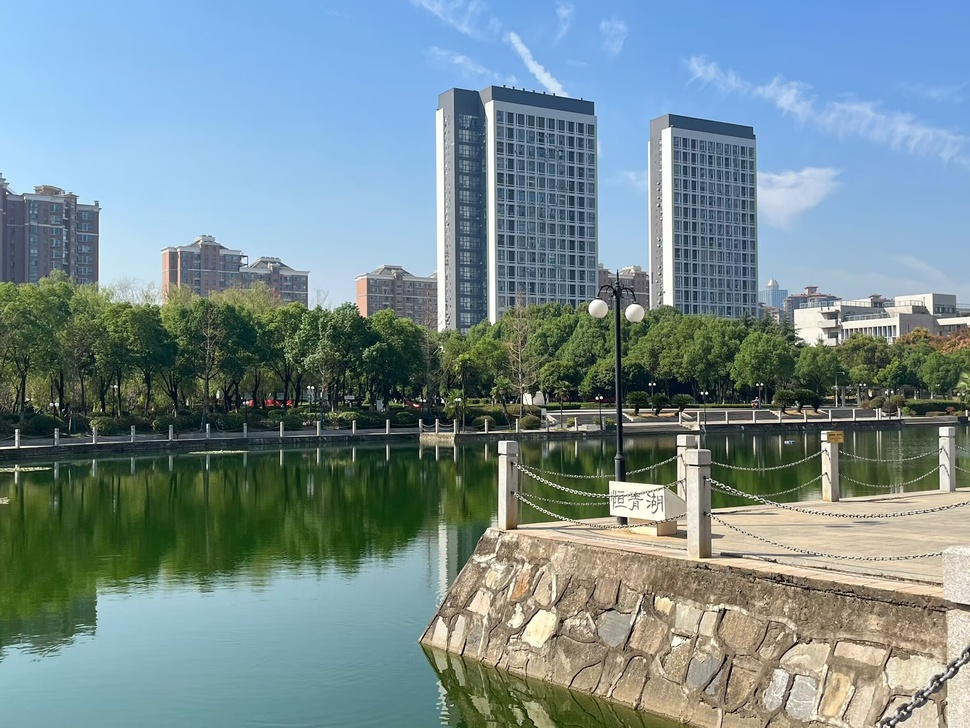
#> input picture 2.jpg, 970 x 728 px, shrunk from 2362 x 1772 before the run
$ python HSIORRGB.py
#> lines starting #> are read from the running program, lines starting #| are printed output that depends on the picture
import cv2
import numpy as np
import matplotlib.pyplot as plt

# 读取彩色图片
image = cv2.imread('2.jpg')
#> image is the input picture: shape (728, 970, 3); mean B, G, R 143.4, 140, 118.7

# 计算HSI分量
def rgb_to_hsi(rgb):
    r, g, b = rgb[:, :, 0] / 255.0, rgb[:, :, 1] / 255.0, rgb[:, :, 2] / 255.0
    num = 0.5 * ((r - g) + (r - b))
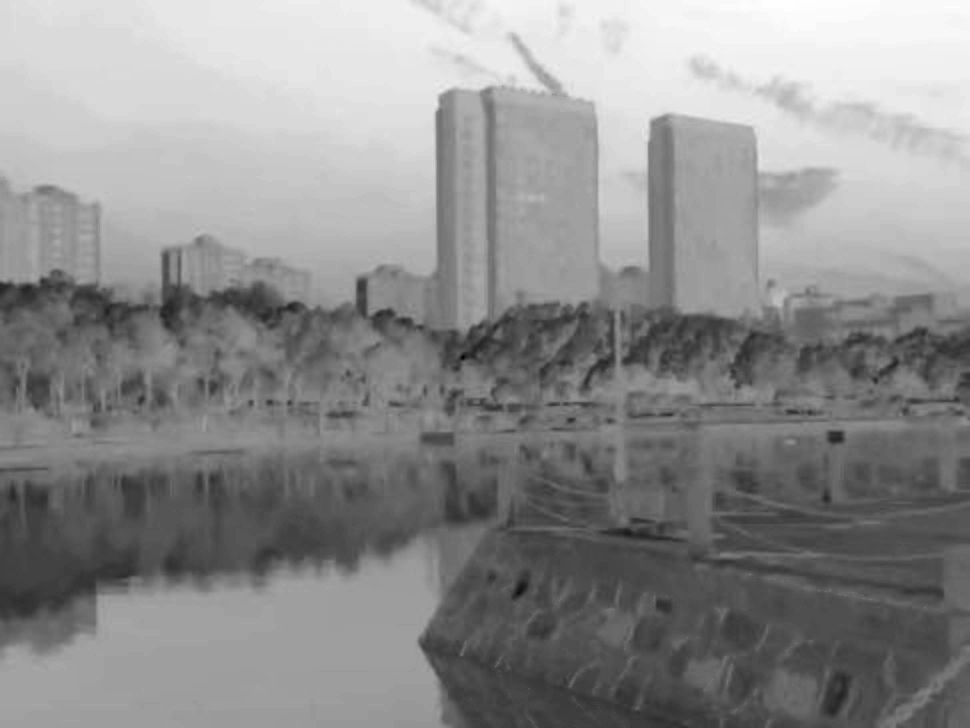
#> num: shape (728, 970) float64; min -0.371, max 0.4, mean 0.0552; drawn with min black and max white
    den = np.sqrt((r - g) ** 2 + (r - b) * (g - b))
    theta = np.arccos(np.clip(num / (den + 1e-10), -1, 1))
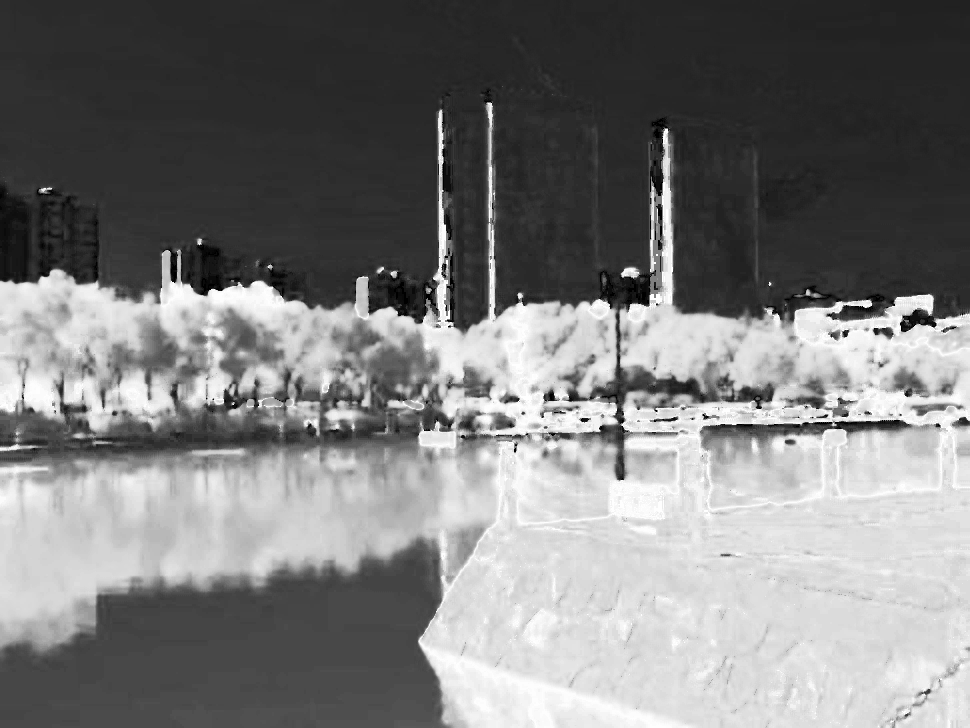
#> theta: shape (728, 970) float64; min 6.52e-05, max 3.14, mean 1.53; drawn with min black and max white

    h = np.zeros(r.shape)
    h[b <= g] = theta[b <= g]
    h[b > g] = 2 * np.pi - theta[b > g]
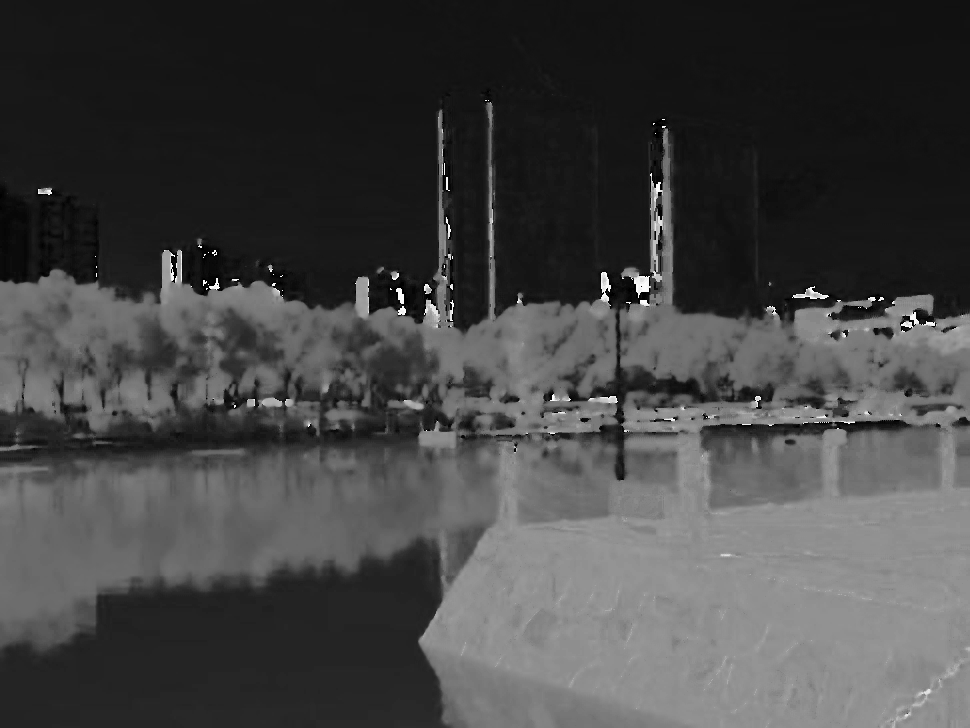
#> h: shape (728, 970) float64; min 6.52e-05, max 6.23, mean 1.69; drawn with min black and max white
    h = h * (180.0 / np.pi)  # 转换为度数

    i = (r + g + b) / 3.0
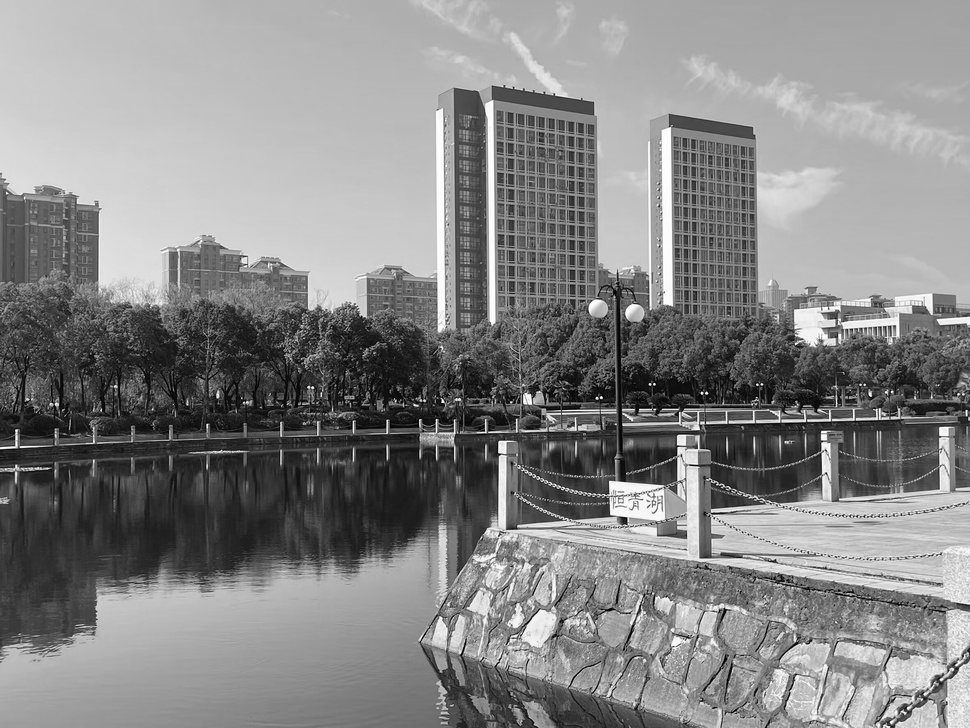
#> i: shape (728, 970) float64; min 0.00131, max 1, mean 0.526

    s = 1 - (3 / (r + g + b + 1e-10)) * np.minimum(np.minimum(r, g), b)
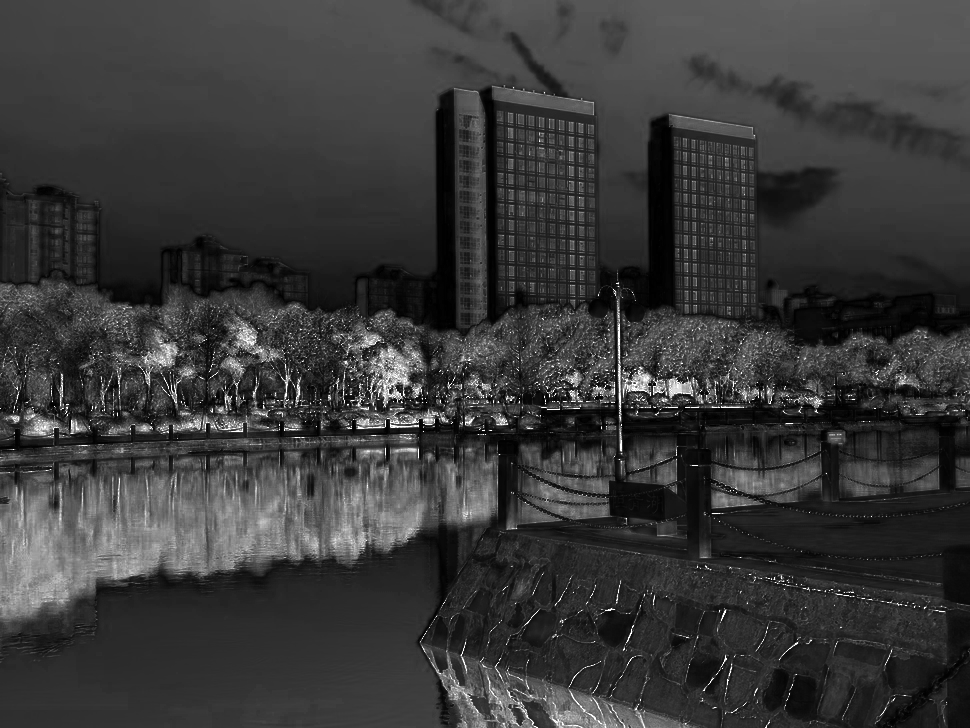
#> s: shape (728, 970) float64; min 3.33e-11, max 1, mean 0.225

    hsi = np.zeros(rgb.shape)
    hsi[:, :, 0] = h
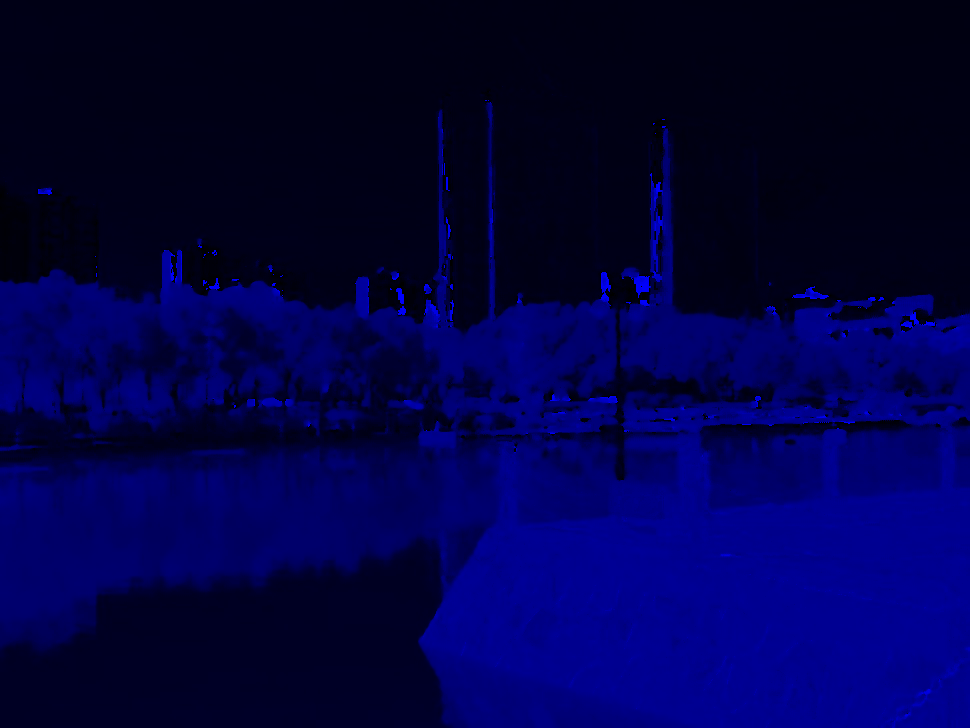
#> hsi: shape (728, 970, 3) float64; mean of channels 0, 1, 2 96.6, 0, 0; drawn with min black and max white
    hsi[:, :, 1] = s
    hsi[:, :, 2] = i

    return hsi


image_hsi = rgb_to_hsi(image)

# 分离RGB分量
r, g, b = cv2.split(image)

# 分离HSI分量
h, s, i = cv2.split(image_hsi)

# 显示结果
plt.figure(figsize=(12, 6))

# RGB分量图
plt.subplot(2, 4, 1)
plt.imshow(r, cmap='gray')
plt.title('Red Channel')
plt.axis('off')

plt.subplot(2, 4, 2)
plt.imshow(g, cmap='gray')
plt.title('Green Channel')
plt.axis('off')

plt.subplot(2, 4, 3)
plt.imshow(b, cmap='gray')
plt.title('Blue Channel')
plt.axis('off')

# HSI分量图
plt.subplot(2, 4, 5)
plt.imshow(h, cmap='gray')
plt.title('Hue Channel')
plt.axis('off')

plt.subplot(2, 4, 6)
plt.imshow(s, cmap='gray')
plt.title('Saturation Channel')
plt.axis('off')

plt.subplot(2, 4, 7)
plt.imshow(i, cmap='gray')
plt.title('Intensity Channel')
plt.axis('off')

plt.show()

$ run again, with 1.jpg copied over 2.jpg
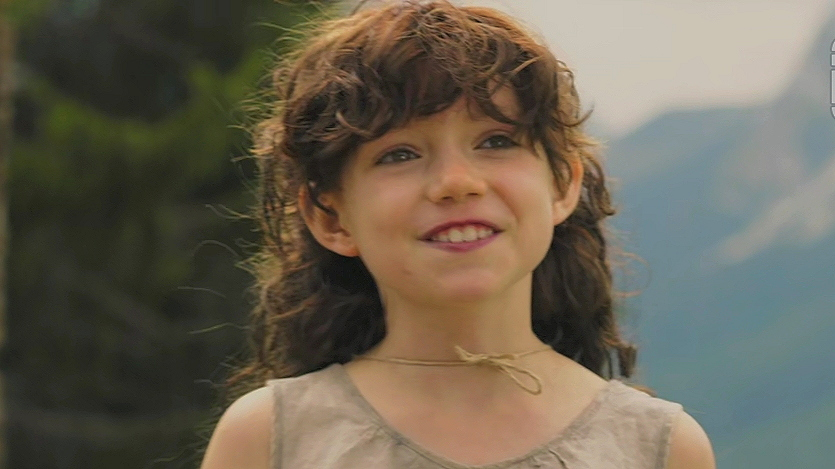
#> input picture 1.jpg, 835 x 469 px
#> image is the input picture: shape (469, 835, 3); mean B, G, R 83.5, 99, 107
#> in rgb_to_hsi, `s = 1 - (3 / (r + g + b + 1e-10)) * np.minimum(np.minimum(r, g), b)`:
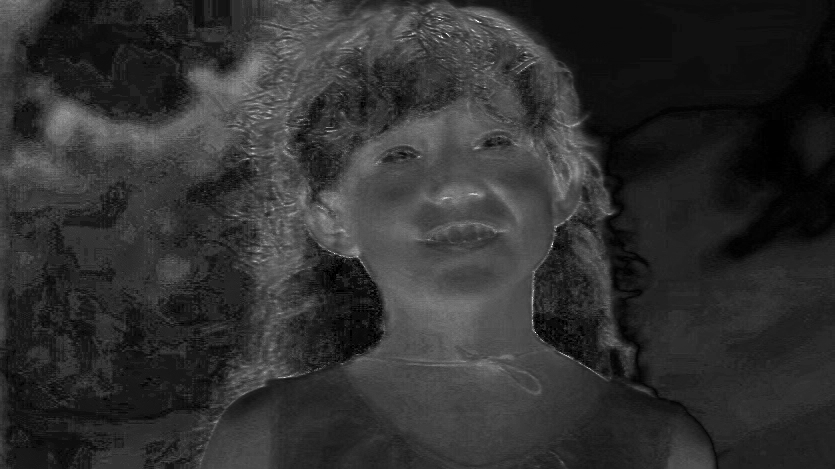
#> s: shape (469, 835) float64; min 4.67e-11, max 1, mean 0.192
#> in rgb_to_hsi, `hsi[:, :, 0] = h`:
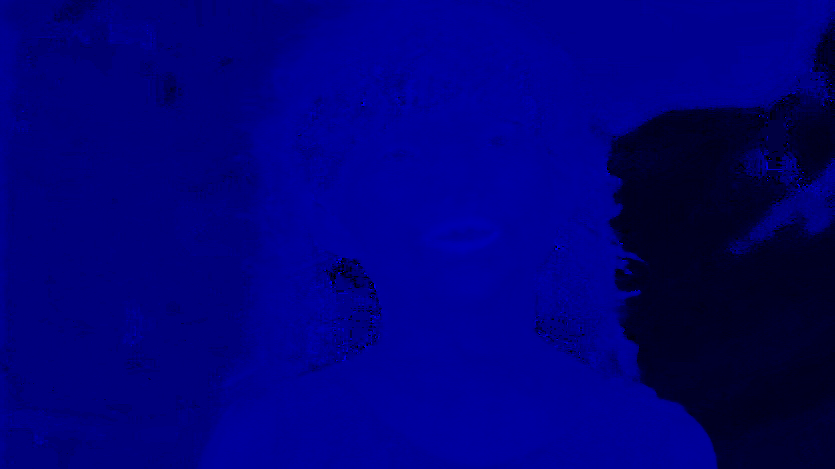
#> hsi: shape (469, 835, 3) float64; mean of channels 0, 1, 2 169.7, 0, 0; drawn with min black and max white

$ run again, with 3.png saved as 2.jpg
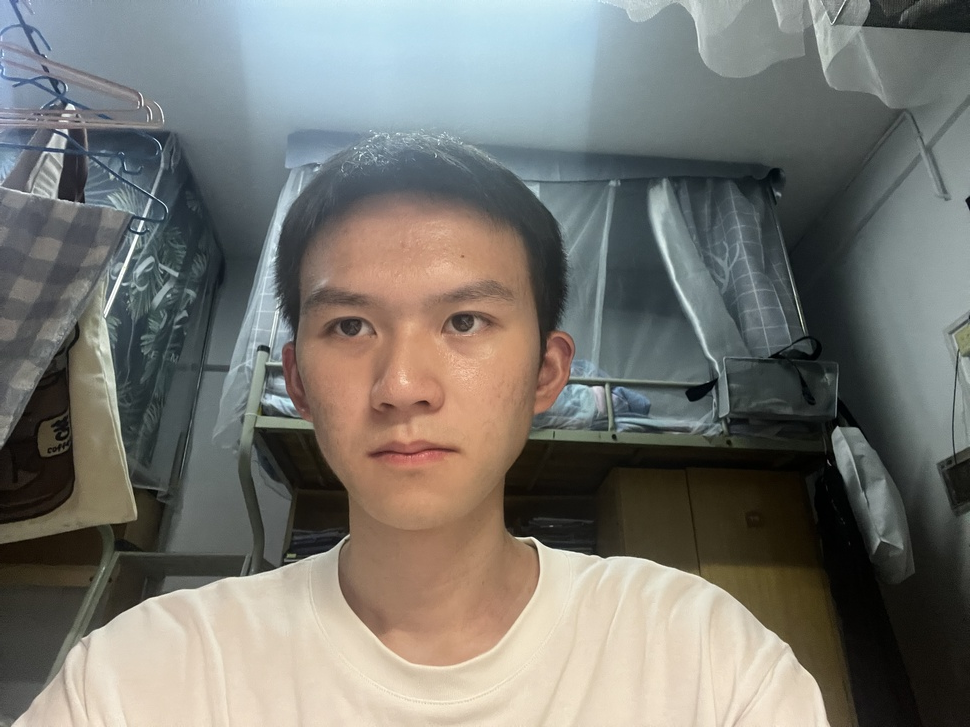
#> input picture 3.png, 970 x 727 px, shrunk from 4032 x 3024 before the run
#> image is the input picture: shape (727, 970, 3); mean B, G, R 113.4, 119, 119.8
#> in rgb_to_hsi, `s = 1 - (3 / (r + g + b + 1e-10)) * np.minimum(np.minimum(r, g), b)`:
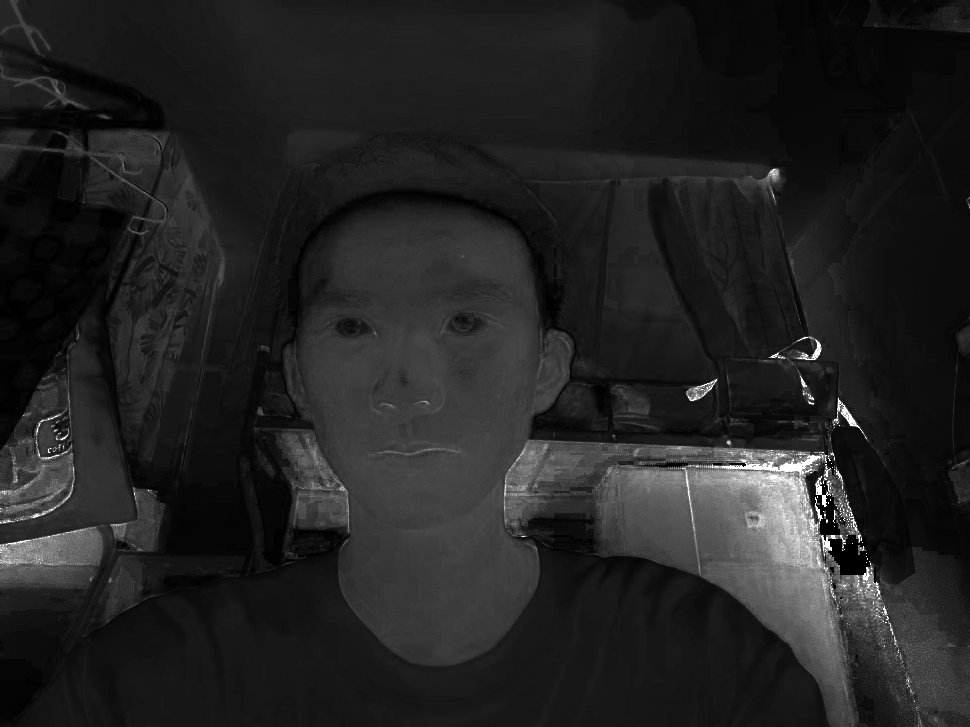
#> s: shape (727, 970) float64; min 3.44e-11, max 1, mean 0.138
#> in rgb_to_hsi, `hsi[:, :, 0] = h`:
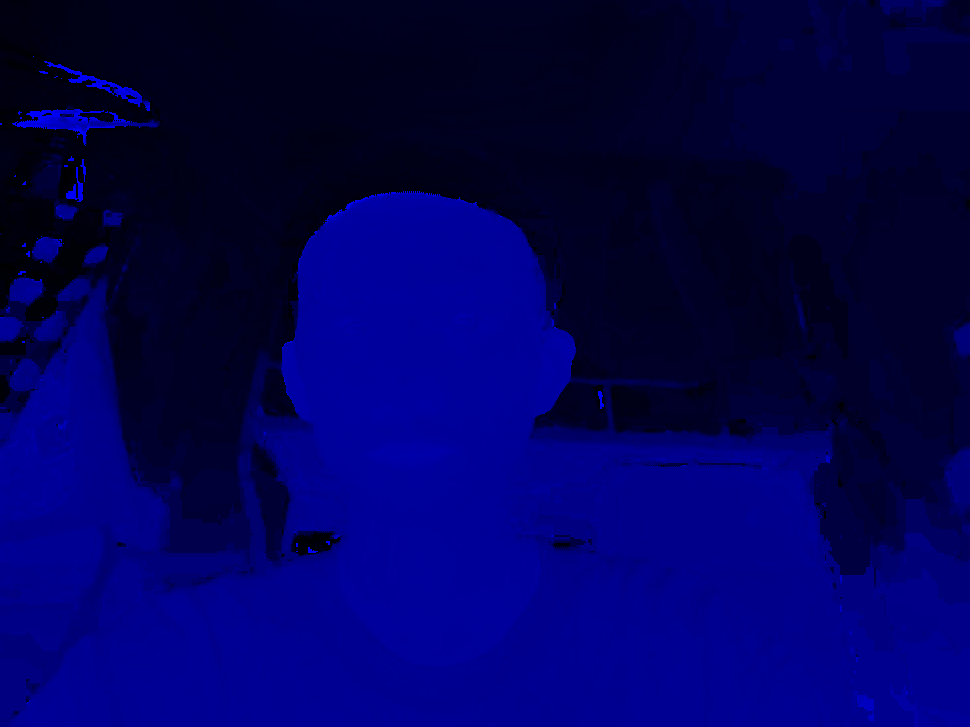
#> hsi: shape (727, 970, 3) float64; mean of channels 0, 1, 2 123.1, 0, 0; drawn with min black and max white
